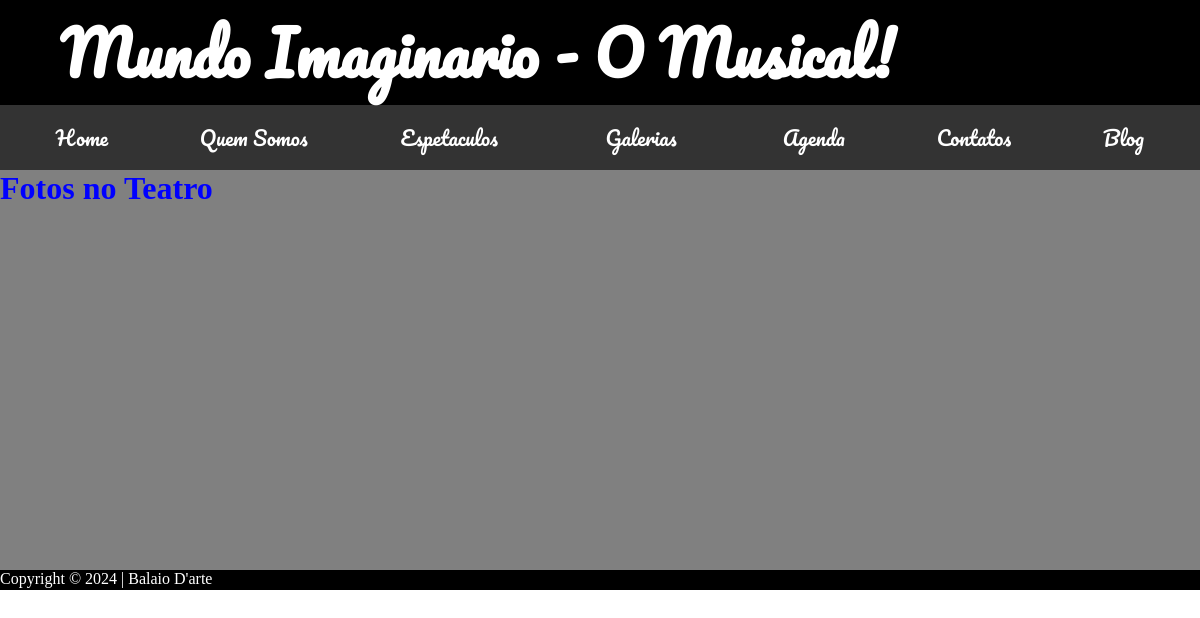
Before: /teatro/ with the older database file.
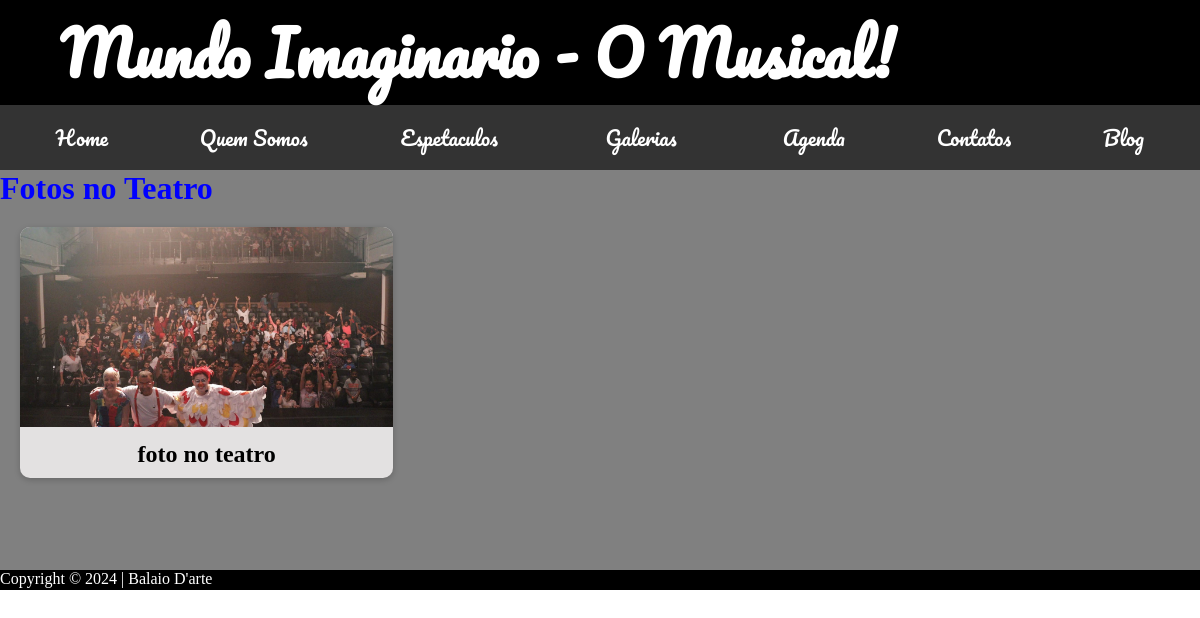
After: the same page with the newer database file.
### web/models.py (models this page shows, shortened)
class Fotos(models.Model):
    id = models.AutoField(primary_key=True)
    legenda = models.CharField(max_length=200)
    imagem = models.ImageField(upload_to='web/', blank=False, null=False)
    local = models.ForeignKey(LocalFotos, on_delete=models.CASCADE)

### web/views.py (the view)
# urls.py: path('teatro/', v.teatro_view, name='teatro'),
def teatro_view(request):
    teatro = Fotos.objects.filter(local=3)
    return render(request, 'teatro.html', {'teatro': teatro})

### web/templates/teatro.html (shortened to what this page needs)
{% extends "base.html" %}
{% block content %}
    <h1>Fotos no Teatro</h1>
    <div class="foto-grid">
    {% for foto in teatro %}
        <div class="foto-card">
             <a href="{{foto.imagem.url}}">
            <img src="{{foto.imagem.url}}">
             <h2>{{foto.legenda}}</h2>
             </a>
         </div>
    </div>
    {%endfor%}
{% endblock %}

Changed rows visible on the page:
added Fotos: imagem (picture), legenda "foto no teatro"
